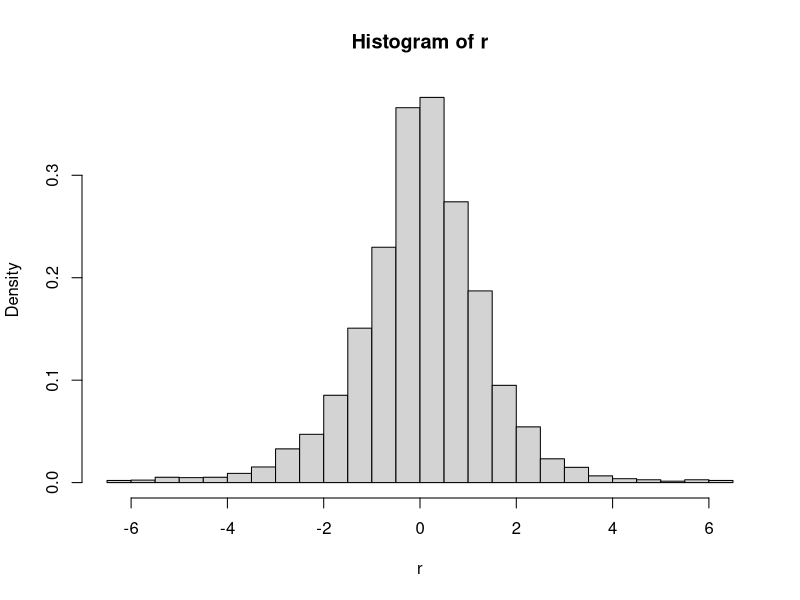
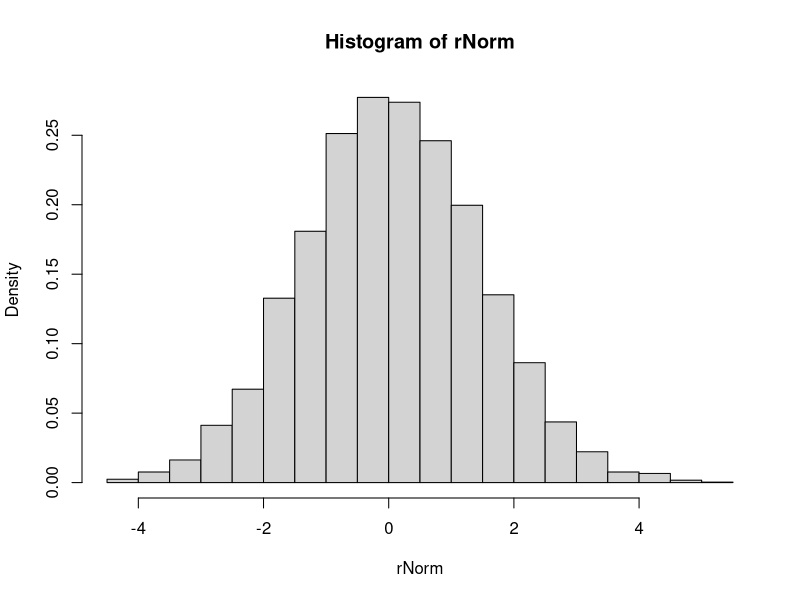
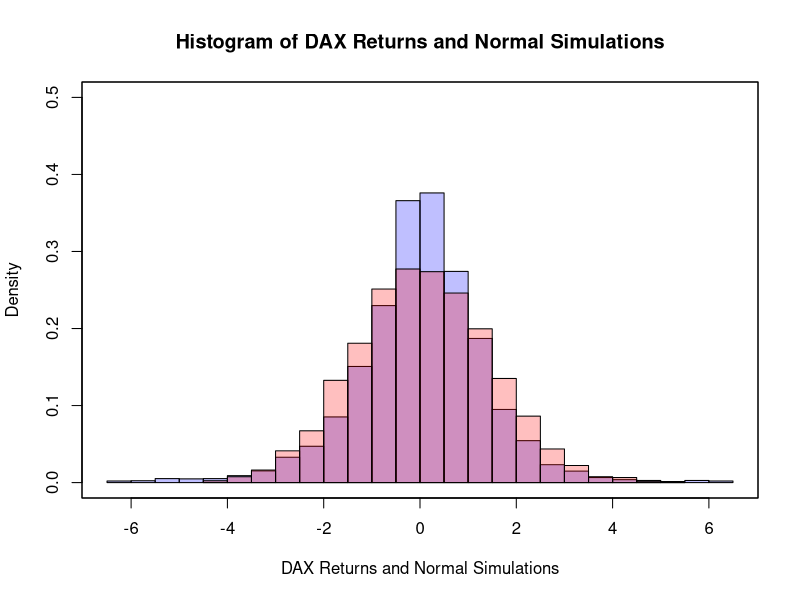

The R script that drew these images, in order:
# replace the path of the working directory if necessary
# setwd("C:/R") 
d         = read.csv("COPdax140624.csv") # pls download the pertinent data set.
DateInput = as.Date(d[, 1])
numOfDate = as.numeric(as.Date(c(DateInput)))
newDF     = data.frame(d, numOfDate)
sortNewDF = newDF[order(newDF[, 3]),]
newDF2    = data.frame(sortNewDF, seq(1, length(newDF[, 3]),
                       length.out = length(newDF[, 3])))
Pt        = newDF[, 2]
P1        = Pt[ - length(Pt)]
P2        = Pt[ - 1]
DAXreturn = log(P1/P2)
DAXreturn = data.frame(DAXreturn,length(DAXreturn):1)
DAXreturn = DAXreturn[order(DAXreturn[, 2]),]
DAXreturn = DAXreturn[, 1] * 100
r         = DAXreturn[ - which(DAXreturn >= 6.5 | DAXreturn <= - 6.5)]

# sample of Gaussian mu = 0.0002113130, sigmaSquare = 0.0002001865
rNorm     = 100 * rnorm(length(r), mean = 0.0002113130, sd = sqrt(0.0002001865))

# do plot
hist1 = hist(r, prob = TRUE, 12, freq = F, breaks = 24) 
hist2 = hist(rNorm, prob = TRUE, 12, freq = F, breaks = 24) 
plot(seq(-6.5, 6.5, length.out = 10), seq(0, .5, length.out = 10),
     ylab = "Density", xlab = "DAX Returns and Normal Simulations", col = "White", 
	 main = "Histogram of DAX Returns and Normal Simulations")
plot(hist1, col = rgb(0, 0, 1, 1 / 4), xlim = c(-6, 6), freq = F, add = T)  
plot(hist2, col = rgb(1, 0, 0, 1 / 4), xlim = c(-6, 6), add = T, freq = F)  
box()




